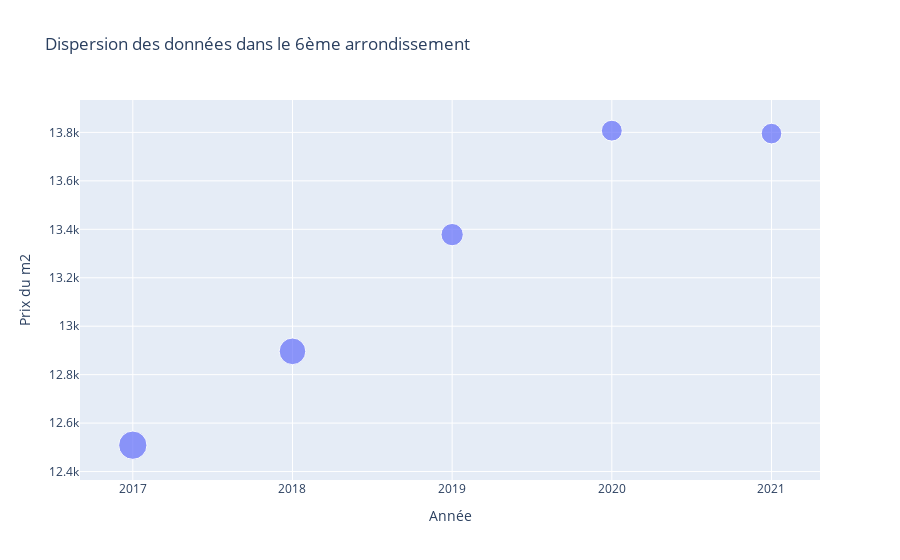

Write notebook code for a chart like this one.
### Markdown cell above
On constate que le nombre de transaction a diminué en avançant dans le temps.

Affichons l'historique des transactions pour visualiser la dispersion des données :

### Code cell
transaction_6 = df_transac_sixieme.value_counts('Annee').to_list()
prix_m2_6 = (df_evolution_all.iloc[0:5,5]).to_list()


fig4 = px.scatter(df_transac_sixieme,
                  x=liste_annee,
                  y=prix_m2_6,
                  size=transaction_6,
                  labels={'x':'Année','y':'Prix du m2','size':'Nombres de transactions'},
                  title='Dispersion des données dans le 6ème arrondissement'
                  )
fig4.show()

### Figure 1 — Plotly figure (JSON) as saved in the notebook; plotly's stock layout.template omitted (floating-point values rounded to 4 significant figures)
{"data": [{"hovertemplate": "Année=%{x}<br>Prix du m2=%{y}<br>Nombres de transactions=%{marker.size}<extra></extra>", "legendgroup": "", "marker": {"color": "#636efa", "size": [198, 175, 123, 108, 105], "sizemode": "area", "sizeref": 0.495, "symbol": "circle"}, "mode": "markers", "name": "", "orientation": "v", "showlegend": false, "type": "scatter", "x": ["2017", "2018", "2019", "2020", "2021"], "xaxis": "x", "y": [12510.0, 12900.0, 13380.0, 13810.0, 13800.0], "yaxis": "y"}], "layout": {"legend": {"itemsizing": "constant", "tracegroupgap": 0}, "title": {"text": "Dispersion des données dans le 6ème arrondissement"}, "xaxis": {"anchor": "y", "domain": [0, 1], "title": {"text": "Année"}}, "yaxis": {"anchor": "x", "domain": [0, 1], "title": {"text": "Prix du m2"}}}}
